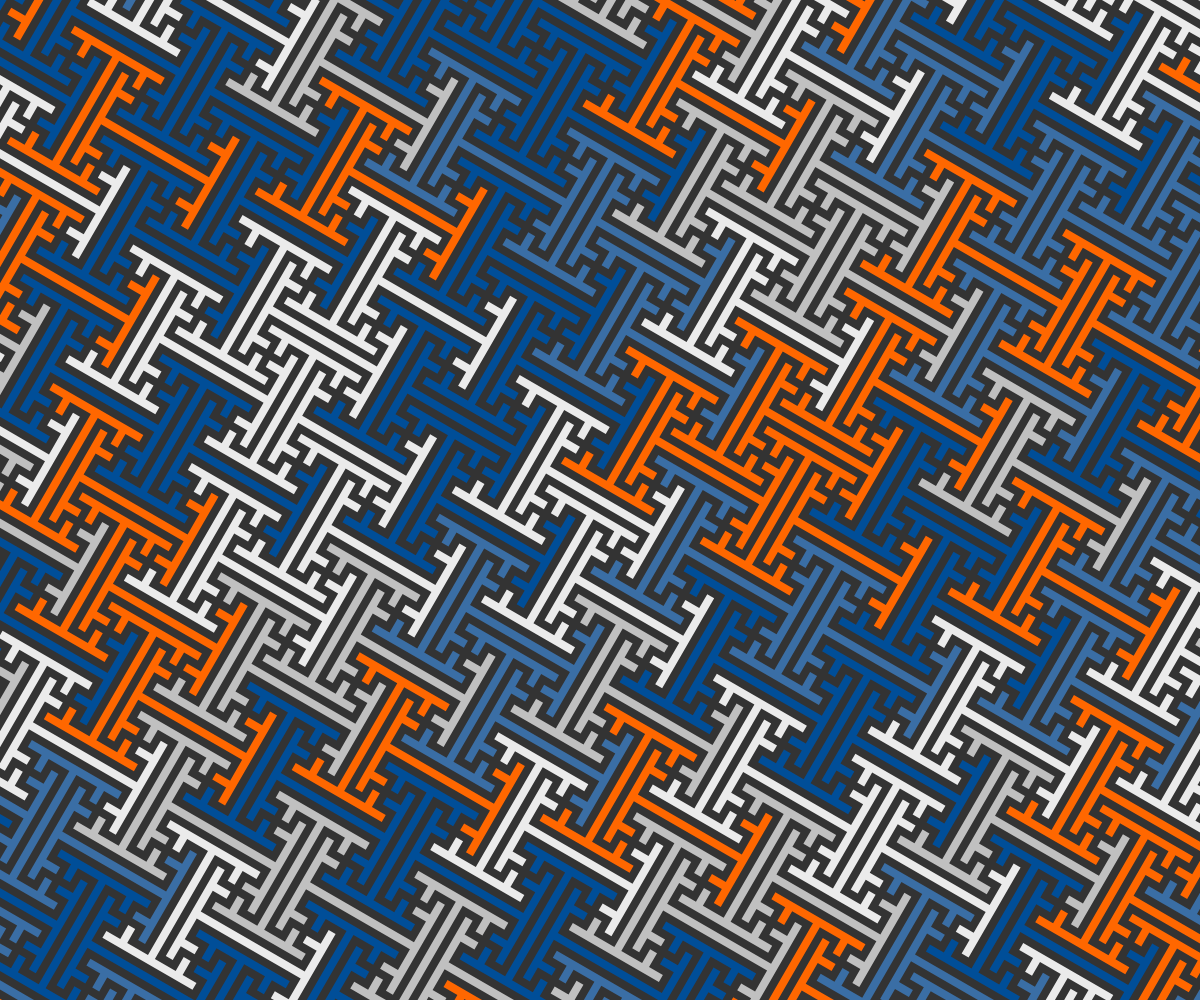
Frame 1 (no input)
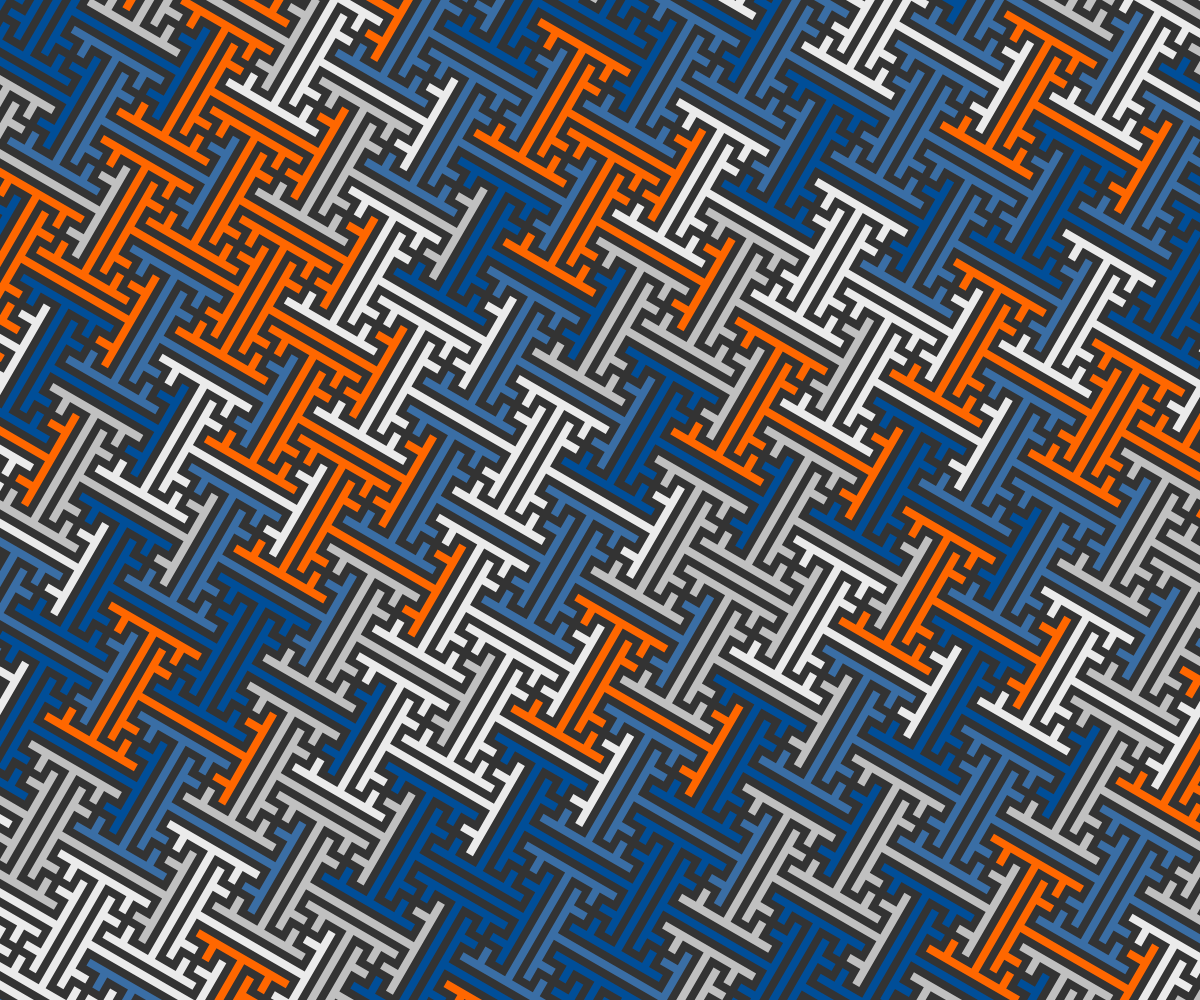
Frame 2 (the mouse pressed at the canvas centre, redrawn once)

The p5.js sketch that drew these frames (run headless with seeded random() and noise() and a simulated clock; the mouse was pressed at the canvas centre and the sketch redrawn once):

// p5.js sketch
// ── sketch.js
"use strict"

const COLORS = ["#FF6700", "#EBEBEB", "#C0C0C0", "#3A6EA5", "#004E98"];
const WHITE  = "#FFFFFF";
const BLACK  = "#333333";

function setup(){
	createCanvas(windowWidth, windowHeight);
	angleMode(DEGREES); rectMode(CENTER); imageMode(CENTER);
	textAlign(CENTER, CENTER); textSize(14);
	noLoop();
}

function draw(){
	background(BLACK);
	noFill();
	noStroke();

	const len = 8;
	drawSayaUnit(width/2, height/2, len, 30);
}

function drawSayaUnit(x, y, len, rot=0){

	const pX = len * 20;
	const pY = len * 10;
	const rows = floor(height / pY) + 2;
	const cols = floor(width / pX) + 2;

	push();
	translate(x, y);
	rotate(rot);
	for(let r=-rows; r<rows; r++){
		for(let c=-cols; c<cols; c++){
			let x = c * pX;
			let y = r * pY;
			if(r%2==0) x -= pX / 2;
			fill(getColor(COLORS));
			drawSaya(x, y, len, 0);
			drawSaya(x+pX/2, y, len, 90);
		}
	}
	pop();
}

function drawSaya(x, y, len, rot=0){

	const dirs = [
		{d:0,   l:len*13}, {d:90,  l:len},
		{d:180, l:len*2},  {d:90,  l:len*2},
		{d:180, l:len},    {d:270, l:len*2},
		{d:180, l:len*3},  {d:90,  l:len*15},
		{d:0,   l:len*3},  {d:270, l:len*2},
		{d:0,   l:len},    {d:90,  l:len*2},
		{d:0,   l:len*2},  {d:90,  l:len},
		{d:180, l:len*13}, {d:270, l:len},
		{d:0,   l:len*2},  {d:270, l:len*2},
		{d:0,   l:len},    {d:90,  l:len*2},
		{d:0,   l:len*3},  {d:270, l:len*15},
		{d:180, l:len*3},  {d:90,  l:len*2},
		{d:180, l:len},    {d:270, l:len*2},
		{d:180, l:len*2}];
	const cX = (-len*13) / 2;
	const cY = (-len*17) / 2;
	drawShape(x, y, cX, cY, len, rot, dirs);
	//circle(x, y, 5);
}

function drawShape(x, y, cX, cY, len, rot, dirs){

	push();
	translate(x, y);
	rotate(rot);
	beginShape();
	let current = {x: cX, y: cY};
	vertex(current.x, current.y);
	for(let dir of dirs){
		current.x += dir.l * cos(dir.d);
		current.y += dir.l * sin(dir.d);
		vertex(current.x, current.y);
	}
	endShape(CLOSE);
	pop();
}

function getColor(colors){
	return colors[floor(random()*colors.length)];
}
